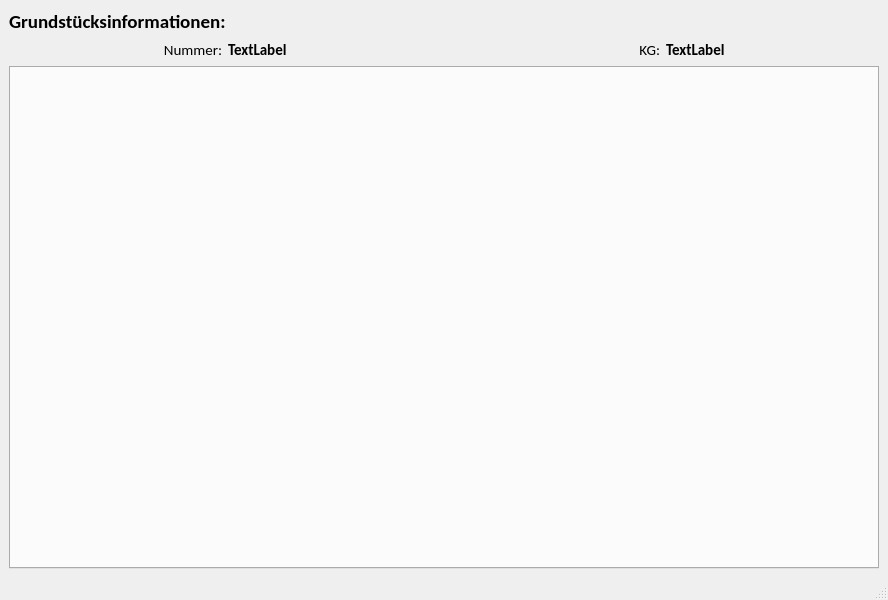
<?xml version="1.0" encoding="UTF-8"?>
<ui version="4.0">
 <class>Gst</class>
 <widget class="QMainWindow" name="Gst">
  <property name="geometry">
   <rect>
    <x>0</x>
    <y>0</y>
    <width>888</width>
    <height>600</height>
   </rect>
  </property>
  <property name="windowTitle">
   <string>MainWindow</string>
  </property>
  <widget class="QWidget" name="centralwidget">
   <layout class="QVBoxLayout" name="verticalLayout">
    <item>
     <widget class="QLabel" name="label_3">
      <property name="font">
       <font>
        <family>Calibri</family>
        <pointsize>14</pointsize>
        <weight>75</weight>
        <bold>true</bold>
       </font>
      </property>
      <property name="text">
       <string>Grundstücksinformationen:</string>
      </property>
     </widget>
    </item>
    <item>
     <layout class="QGridLayout" name="gridLayout">
      <item row="0" column="0">
       <widget class="QLabel" name="label">
        <property name="font">
         <font>
          <family>Calibri</family>
          <pointsize>11</pointsize>
         </font>
        </property>
        <property name="text">
         <string>Nummer:</string>
        </property>
        <property name="alignment">
         <set>Qt::AlignRight|Qt::AlignTrailing|Qt::AlignVCenter</set>
        </property>
       </widget>
      </item>
      <item row="0" column="2">
       <widget class="QLabel" name="label_2">
        <property name="font">
         <font>
          <family>Calibri</family>
          <pointsize>11</pointsize>
         </font>
        </property>
        <property name="text">
         <string>KG:</string>
        </property>
        <property name="alignment">
         <set>Qt::AlignRight|Qt::AlignTrailing|Qt::AlignVCenter</set>
        </property>
       </widget>
      </item>
      <item row="0" column="1">
       <widget class="QLabel" name="uiGstLbl">
        <property name="font">
         <font>
          <family>Calibri</family>
          <pointsize>11</pointsize>
          <weight>75</weight>
          <bold>true</bold>
         </font>
        </property>
        <property name="text">
         <string>TextLabel</string>
        </property>
       </widget>
      </item>
      <item row="0" column="3">
       <widget class="QLabel" name="uiKgLbl">
        <property name="font">
         <font>
          <family>Calibri</family>
          <pointsize>11</pointsize>
          <weight>75</weight>
          <bold>true</bold>
         </font>
        </property>
        <property name="text">
         <string>TextLabel</string>
        </property>
       </widget>
      </item>
     </layout>
    </item>
    <item>
     <widget class="QTabWidget" name="uiGstVersionTab">
      <property name="font">
       <font>
        <family>Calibri</family>
        <pointsize>11</pointsize>
       </font>
      </property>
      <property name="tabPosition">
       <enum>QTabWidget::North</enum>
      </property>
      <property name="currentIndex">
       <number>-1</number>
      </property>
     </widget>
    </item>
   </layout>
  </widget>
  <widget class="QMenuBar" name="menubar">
   <property name="geometry">
    <rect>
     <x>0</x>
     <y>0</y>
     <width>888</width>
     <height>21</height>
    </rect>
   </property>
  </widget>
  <widget class="QStatusBar" name="statusbar"/>
 </widget>
 <resources/>
 <connections/>
</ui>
